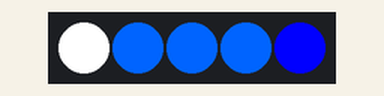
This sketch was run on a simulated Arduino Uno, built with avr-gcc and run on an emulated ATmega328P. On the bench: 5 RGB LEDs in strip order, left to right.

Above: at 2.05 s.
At 2.6 s:
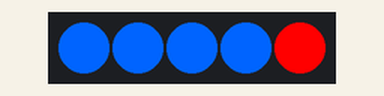
At 3.35 s:
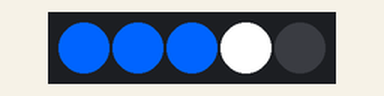
Timing chart, 0 to 40.0 s (numbered marks = the images above):
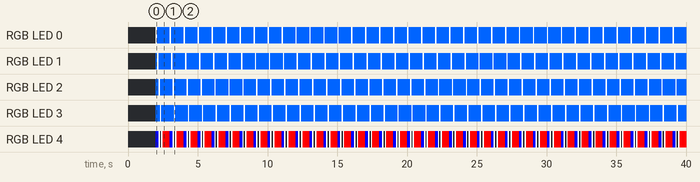

Measured:
- by itself, RGB LED 0: alternates RGB(255, 255, 255) for 0.10 s and RGB(0, 100, 255) for 0.90 s
- by itself, RGB LED 1–3: repeats every 1.0 s: RGB(255, 255, 255) 0.10 s, RGB(0, 100, 255) 0.90 s
- by itself, RGB LED 4: repeats every 1.0 s: RGB(255, 255, 255) 0.10 s, off 0.10 s, RGB(255, 255, 255) 0.10 s, RGB(255, 0, 0) 0.50 s, RGB(0, 0, 255) 0.20 s
- what the display in image 1 shows lasts 0.5 s, from 2.5 s to 3.0 s

The sketch:

SpaceHelmet.ino
```cpp
#include <SPI.h>

// Use if you want to force the software SPI subsystem to be used for some reason (generally, you don't)
// #define FASTLED_FORCE_SOFTWARE_SPI
// Use if you want to force non-accelerated pin access (hint: you really don't, it breaks lots of things)
// #define FASTLED_FORCE_SOFTWARE_SPI
// #define FASTLED_FORCE_SOFTWARE_PINS
#include "FastLED.h"

///////////////////////////////////////////////////////////////////////////////////////////
//
// Move a white dot along the strip of leds.  This program simply shows how to configure the leds,
// and then how to turn a single pixel white and then off, moving down the line of pixels.
//

// How many leds are in the strip?
#define NUM_LEDS 5

// Data pin that led data will be written out over
#define DATA_PIN 4

// Clock pin only needed for SPI based chipsets when not using hardware SPI
#define CLOCK_PIN 5

// This is an array of leds.  One item for each led in your strip.
CRGB leds[NUM_LEDS];

// This function sets up the ledsand tells the controller about them
void setup() {
  // sanity check delay - allows reprogramming if accidently blowing power w/leds
  delay(2000);
  FastLED.addLeds<DOTSTAR, DATA_PIN, CLOCK_PIN, RGB>(leds, NUM_LEDS);
}

// This function runs over and over, and is where you do the magic to light
// your leds.
void loop() {

    // loop between ornage and white

      leds[0] = CRGB(255, 255, 255);
      leds[1] = CRGB(0, 100, 255);
      leds[2] = CRGB(0, 100, 255);
      leds[3] = CRGB(0, 100, 255);
      leds[4] = CRGB(0, 0, 255);
      FastLED.show();
      delay(100);
      leds[0] = CRGB(0, 100, 255);
      leds[1] = CRGB(255, 255, 255);
      leds[2] = CRGB(0, 100, 255);
      leds[3] = CRGB(0, 100, 255);
      //red
      leds[4] = CRGB(0, 0, 255);
      FastLED.show();
      delay(100);
      leds[0] = CRGB(0, 100, 255);
      leds[1] = CRGB(0, 100, 255);
      leds[2] = CRGB(255, 255, 255);
      leds[3] = CRGB(0, 100, 255);
      //white
      leds[4] = CRGB(255, 255, 255);
      FastLED.show();
      delay(100);
      leds[0] = CRGB(0, 100, 255);
      leds[1] = CRGB(0, 100, 255);
      leds[2] = CRGB(0, 100, 255);
      leds[3] = CRGB(255, 255, 255);
      leds[4] = CRGB(0, 0, 0);
      FastLED.show();
      delay(100);
      leds[0] = CRGB(0, 100, 255);
      leds[1] = CRGB(0, 100, 255);
      leds[2] = CRGB(0, 100, 255);
      leds[3] = CRGB(0, 100, 255);
      // white
      leds[4] = CRGB(255, 255, 255);
      FastLED.show();
      delay(100);
      // all orange
      leds[0] = CRGB(0, 100, 255);
      leds[1] = CRGB(0, 100, 255);
      leds[2] = CRGB(0, 100, 255);
      leds[3] = CRGB(0, 100, 255);
      // blue
      leds[4] = CRGB(255, 0, 0);
      FastLED.show();
      delay(500);
}
```
